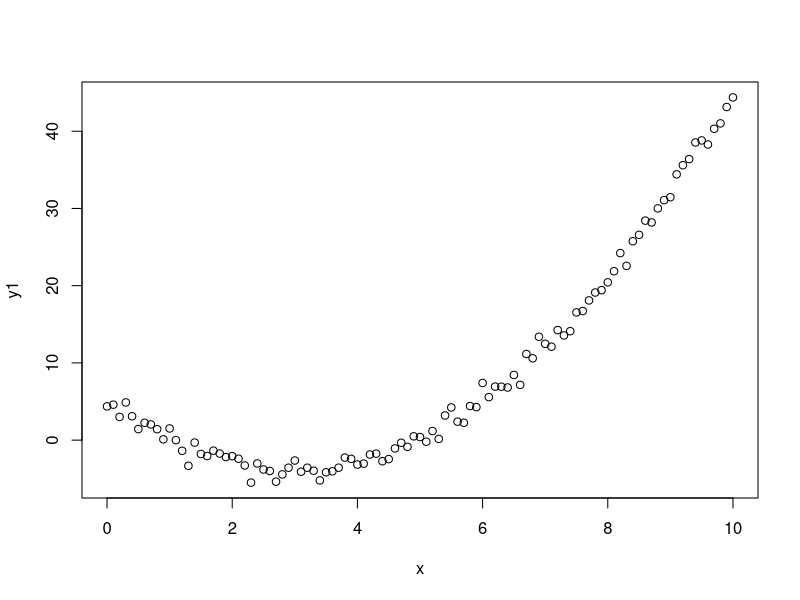
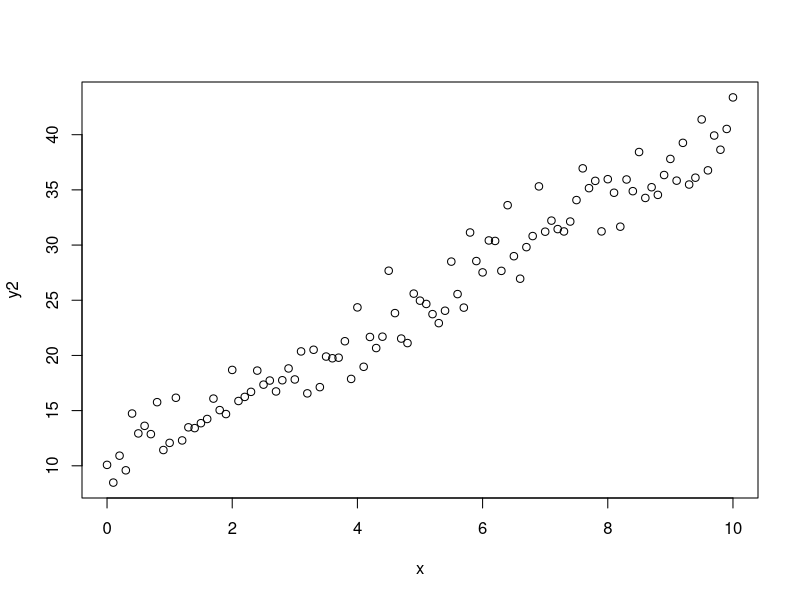
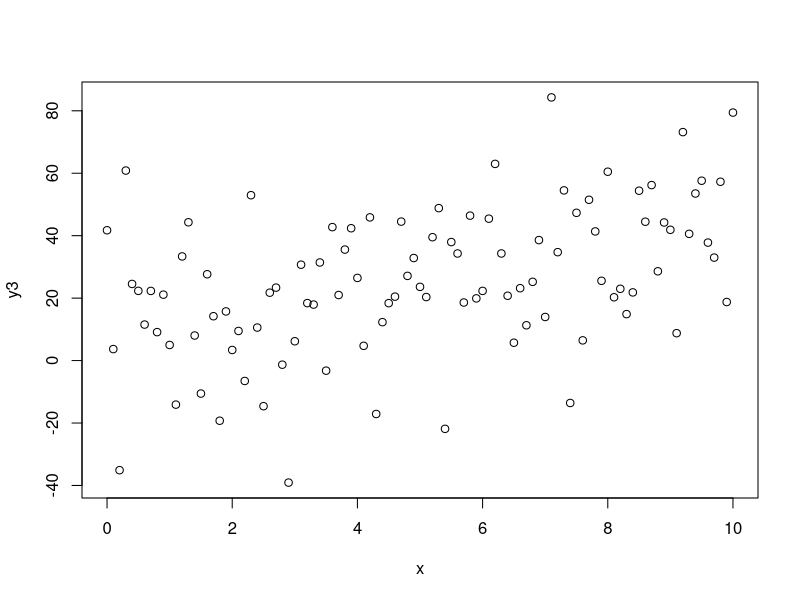
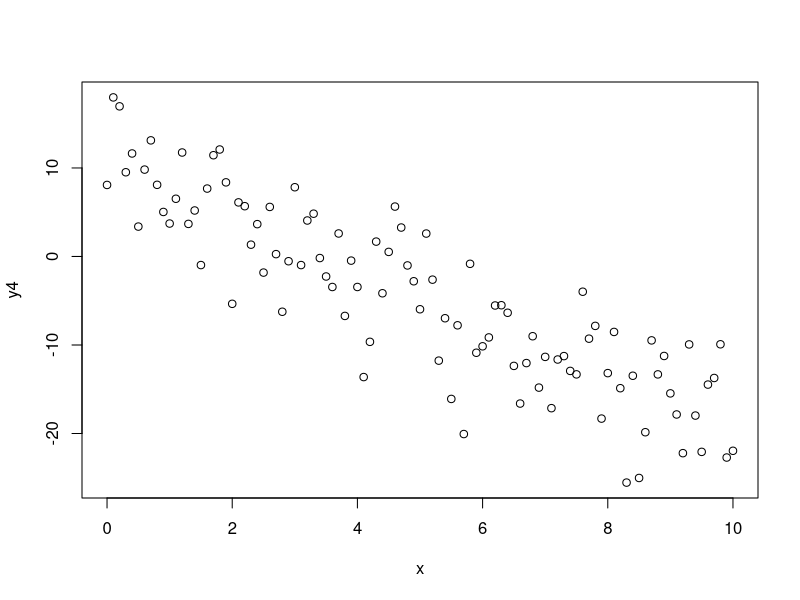

Source code (R) for these figures, in order:
set.seed(1)

x = seq(0, 10, 0.1)

y1 = (x - 3) ^ 2 - 4 + rnorm(length(x), mean = 0, sd = 1)
y2 = 3 * x + 10 + rnorm(length(x), mean = 0, sd = 2)
y3 = 3 * x + 10 + rnorm(length(x), mean = 0, sd = 20)
y4 = -3 * x + 10 + rnorm(length(x), mean = 0, sd = 5)

plot(x, y1)
plot(x, y2)
plot(x, y3)
plot(x, y4)

# Welches der oben dargestellten Daten haben den höchsten Korrelationskoeffizienten?
# Benutzen Sie den Befehl cor(x, y).
